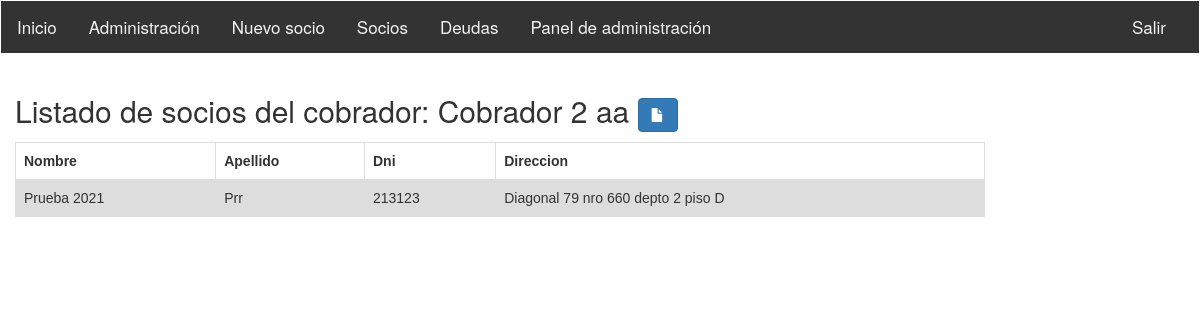
Page /index/socioscobrador/2 (signed in) on the committed database.
### sistemasocioscap/models.py (models this page shows)
class Cobrador (models.Model):
	dni = models.IntegerField()
	nombre = models.CharField(max_length= 200)
	apellido = models.CharField (max_length = 200)
	def __str__(self):
    		return self.nombre
  	def get_absolute_url(self):
    		return reverse ('cobrador-detail', args=[str(self.id)])

class Socio (models.Model):
	dni = models.IntegerField ()
	nombre = models.CharField(max_length= 200)
	apellido = models.CharField (max_length = 200)
	fecha_nacimiento = models.DateField(null = True, blank=True)
	nrosocio = models.IntegerField(null = True, blank=True)
	direccion = models.CharField (max_length = 200)
	mail = models.EmailField(max_length=254, null=True)
	cbu = models.IntegerField (null=True)
	dar_baja = models.CharField(max_length=32,choices=[('si', 'Si'),('no', 'No')],null = True, blank=True)
	registro = models.OneToOneField(RegistroPagos, on_delete=models.SET_NULL, null = True, blank=True)
	cobrador = models.ForeignKey(Cobrador, on_delete=models.SET_NULL, null = True, blank=True)
  	def get_absolute_url(self):
    		return reverse ('socio-detail', args=[str(self.id)])

### sistemasocioscap/views.py (the view)
# urls.py: url(r'^socioscobrador/(?P<id_cobrador>\d+)$', login_required(views.cobradorSociosList), name='cobrador_listadosocios'),
def cobradorSociosList(request, id_cobrador):
    cobrador = Cobrador.objects.get(id=id_cobrador)
    socios = Socio.objects.filter(cobrador=cobrador)
    return render (request,'cobrador_listadosocios.html',{'socios':socios,'cobrador':cobrador})

### sistemasocioscap/templates/cobrador_listadosocios.html (shortened to what this page needs)
{% extends "base_generic.html" %}
{% block content %}
<h2>Listado de socios del cobrador: {{cobrador.nombre}} {{cobrador.apellido}} <a class="btn btn-primary" href=""><span class="glyphicon glyphicon-file"></span></a> </h2>
<table class="tablasocios" style="">
  {% if socios %}
  <tr>
    <th scope="row">Nombre</th>
    <th>Apellido</th>
    <th>Dni </th>
    <th>Direccion</th>
  </tr>
  {% for socio in socios %}
  <tr>
    <td>{{socio.nombre}}</td>
    <td>{{socio.apellido}}</td>
    <td>{{socio.dni}}</td>
    <td>{{socio.direccion}}</td>
  </tr>
  {% endfor %}
  {% else %}
  <h4>No exisen registros de socios</h4>
  {% endif %}
</table>
{% endblock %}
{% load static %}

### sistemasocioscap/templates/cobrador_listadosocios.html (style rules this page uses)
table { font-family: arial, sans-serif; border-collapse: collapse; width: 100%; }
td, th { border: 1px solid #dddddd; text-align: left; padding: 8px; }
tr:nth-child(even) { background-color: #dddddd; }

### rows in the picture
Cobrador: nombre "Cobrador 2", apellido "aa"
Socio: nombre "Prueba 2021", apellido "Prr", dni "213123", direccion "Diagonal 79 nro 660 depto 2 piso D"
